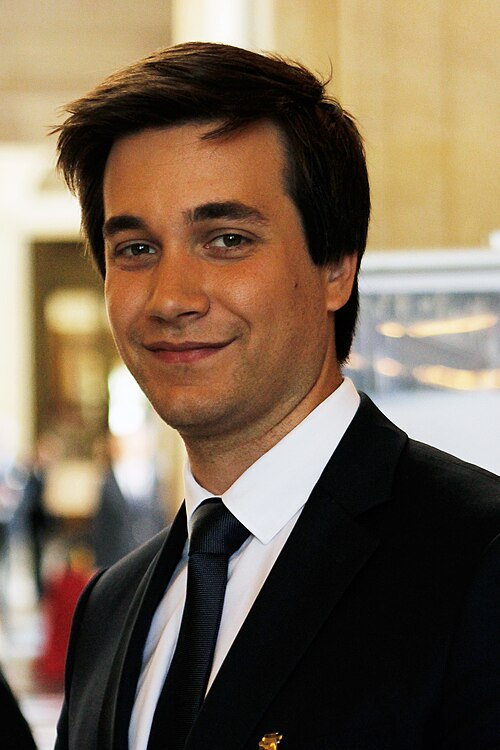
#> input picture sample.jpg, 500 x 750 px
$ jupyter execute --allow-errors skin_analysis.ipynb   (older library calls are emulated)
#> lines starting #> are read from the running program, lines starting #| are printed output that depends on the picture
# Skin Analysis

This notebook performs skin analysis including extracting the skin mask (ignoring eyes/lips), evaluating skin tone (redness/dark circles), and detecting texture/blemishes.

[cell 1]
import cv2
import numpy as np
import mediapipe as mp
from mediapipe.tasks import python as mp_python
from mediapipe.tasks.python import vision
import matplotlib.pyplot as plt
from matplotlib import rcParams

rcParams['figure.figsize'] = (10, 8)

#> (the rest of this cell did not finish here and is left out)

[cell 2]
import tkinter as tk
from tkinter import filedialog

# Create a pop-up file dialog to select an image
root = tk.Tk()
root.withdraw()
root.attributes('-topmost', True)
image_path = filedialog.askopenfilename(title="Select Face Image", filetypes=[("Image files", "*.jpg *.jpeg *.png")])
#> the answer given: sample.jpg
#> further down, img is the input picture: shape (750, 500, 3); mean B, G, R 83.1, 103.1, 120.9

#> (the rest of this cell did not finish here and is left out)

[cell 3]
# We will create a hull of the face, and subtract the eyes, lips, and eyebrows to get pure skin.
from scipy.spatial import ConvexHull

# Feature indices from MediaPipe
FACE_OVAL = [10, 338, 297, 332, 284, 251, 389, 356, 454, 323, 361, 288, 397, 365, 379, 378, 400, 377, 152, 148, 176, 149, 150, 136, 172, 58, 132, 93, 234, 127, 162, 21, 54, 103, 67, 109]
LIPS = [61, 146, 91, 181, 84, 17, 314, 405, 321, 375, 291, 308, 324, 318, 402, 317, 14, 87, 178, 88, 95]
LEFT_EYE = [33, 7, 163, 144, 145, 153, 154, 155, 133, 173, 157, 158, 159, 160, 161, 246]
RIGHT_EYE = [362, 382, 381, 380, 374, 373, 390, 249, 263, 466, 388, 387, 386, 385, 384, 398]
LEFT_EYEBROW = [70, 63, 105, 66, 107, 55, 65, 52, 53, 46]
RIGHT_EYEBROW = [300, 293, 334, 296, 336, 285, 295, 282, 283, 276]

def get_pts(indices):
    return np.array([(int(landmarks[i].x * w), int(landmarks[i].y * h)) for i in indices])

#> (the rest of this cell did not finish here and is left out)

[cell 4]
# Convert to LAB color space. The a channel represents Green-Red (higher is redder)
lab_img = cv2.cvtColor(img, cv2.COLOR_BGR2LAB)
#> lab_img: shape (750, 500, 3); mean of channels 0, 1, 2 110.1, 132.5, 141.5
l, a, b = cv2.split(lab_img)
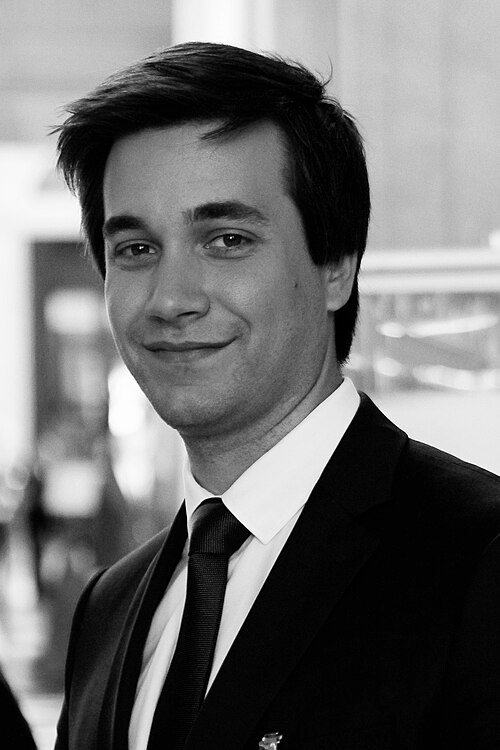
#> l: shape (750, 500); min 0, max 255, mean 110.1
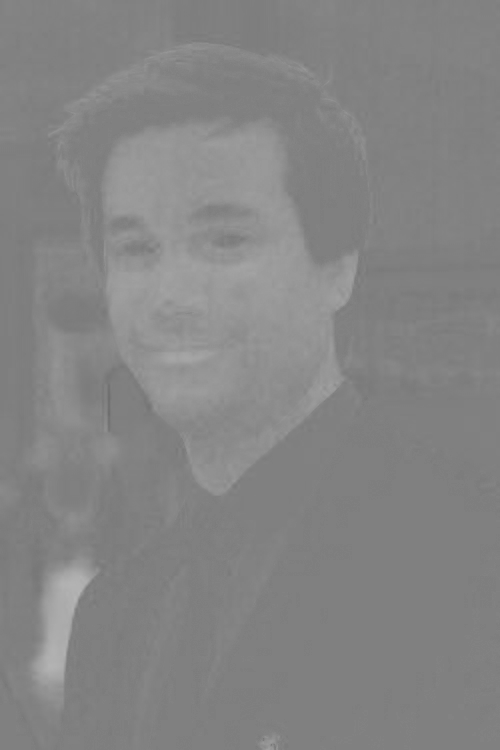
#> a: shape (750, 500); min 110, max 181, mean 132.5
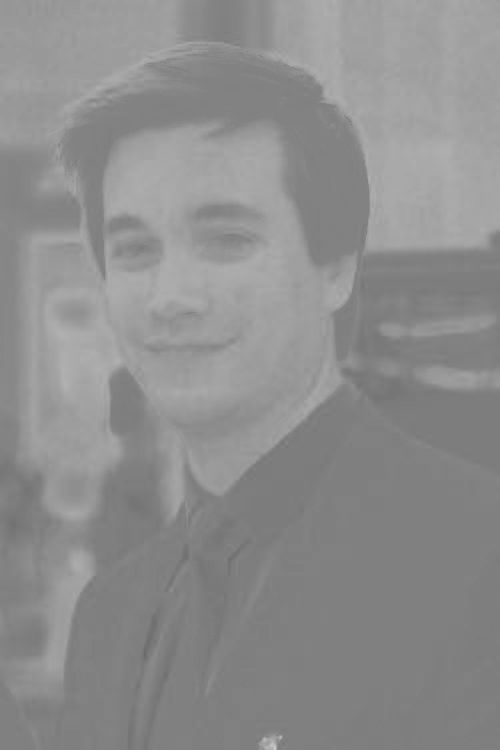
#> b: shape (750, 500); min 107, max 204, mean 141.5

# Apply mask
#> (the rest of this cell did not finish here and is left out)

[cell 5]
# We use the Laplacian to find high frequency textures (pores, wrinkles, spots)
gray = cv2.cvtColor(img, cv2.COLOR_BGR2GRAY)
laplacian = cv2.Laplacian(gray, cv2.CV_64F)
laplacian = np.abs(laplacian)
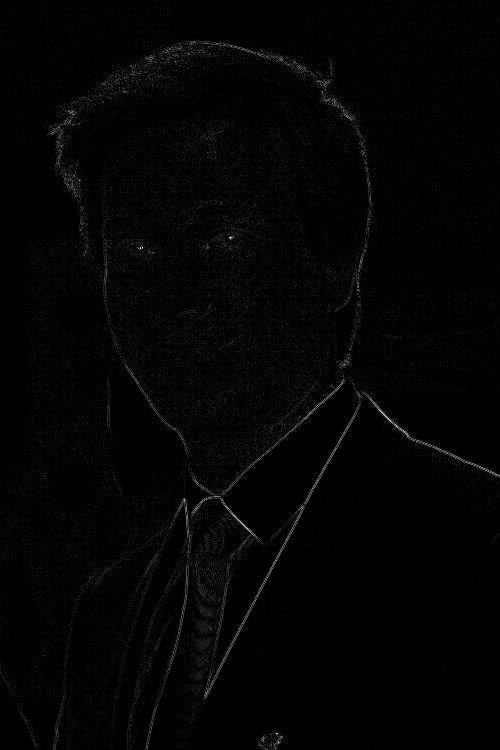
#> laplacian: shape (750, 500) float64; min 0, max 546, mean 9.4; drawn with min black and max white
laplacian = np.uint8(np.clip(laplacian, 0, 255))
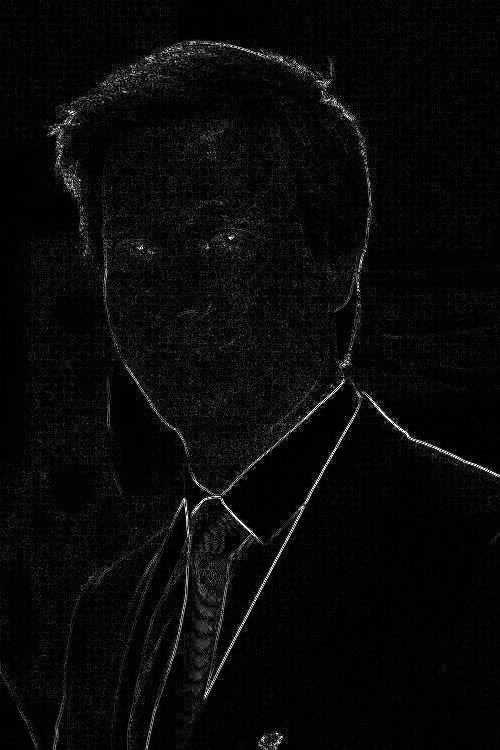
#> laplacian: shape (750, 500); min 0, max 255, mean 9.4

#> (the rest of this cell did not finish here and is left out)
